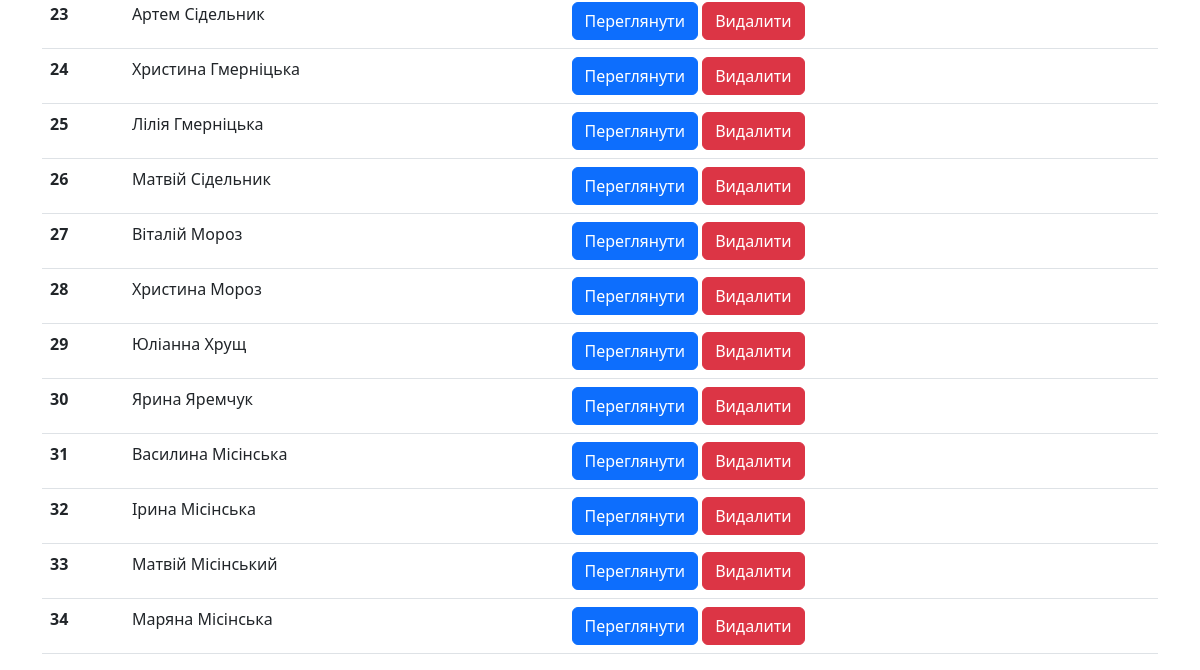
The app's page / (lower part), older data.
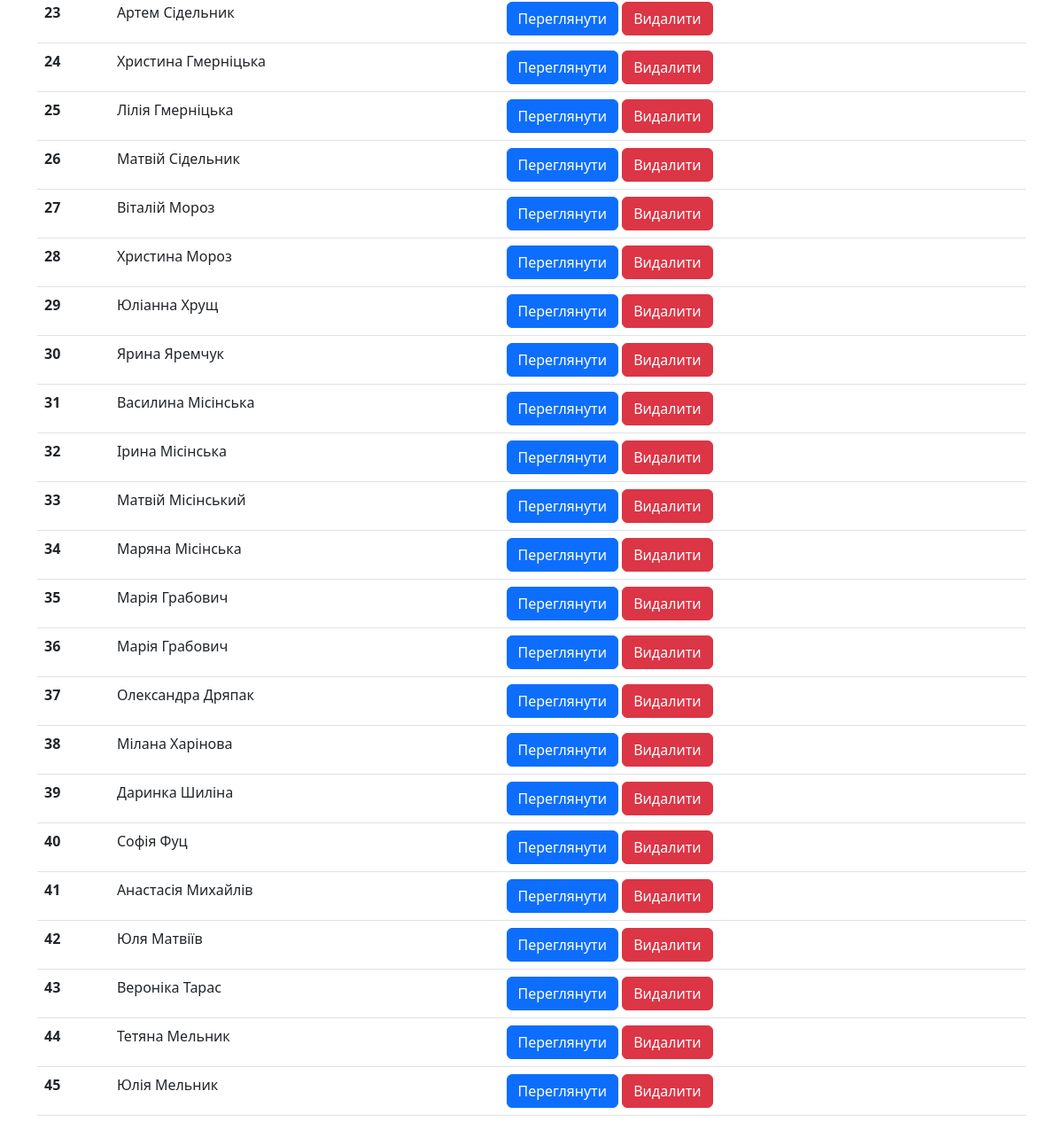
The same page, newer data.
### recorder/models.py (models this page shows, shortened)
class Child(models.Model):
	first_name = models.CharField(max_length=200)
	last_name = models.CharField(max_length=200)
	village = models.CharField(max_length=200)
	ended_class = models.CharField(max_length=200)
	parent_name = models.CharField(max_length=200)
	parent_phone_number = models.CharField(max_length=200)
	health_problems = models.CharField(max_length=1500)

### recorder/views.py (the view)
# urls.py: path('', views.index, name='index'),
def index(request):
	users = Child.objects.all()
	context = {
		"users": users
	}
	return render(request, "recorder/index.html", context=context)

### recorder/templates/recorder/index.html (shortened to what this page needs)
{% extends "base.html" %}
{% block content %}
	<br>
	<table class="table">
	  <tbody>
			{% for user in users %}
			<tr>
			  <th scope="row">{{ user.id }}</th>
			  <td>{{ user.first_name }} {{ user.last_name }}</td>
			  <td>
			  	<a href="{% url 'child' user.id %}"><button type="button" class="btn btn-primary">Переглянути</button></a>
				<a href="{% url 'delete_child' user.id %}"><button type="button" class="btn btn-danger">Видалити</button></a>
			  </td>
			</tr>
			{% endfor %}
	  </tbody>
	</table>
{% endblock %}

### recorder/templates/base.html (shortened to what this page needs)
<!DOCTYPE html>
<html lang="en">
<head>
	<link href="https://cdn.jsdelivr.net/npm/bootstrap@5.2.0-beta1/dist/css/bootstrap.min.css" rel="stylesheet">
</head>
<body>
	<div class="container">
		{% block content %}{% endblock %}
	</div>
</body>

Row changes from the older to the newer data that the page shows:
added Child: id "35", first_name "Марія", last_name "Грабович"
added Child: id "36", first_name "Марія", last_name "Грабович"
added Child: id "37", first_name "Олександра", last_name "Дряпак"
added Child: id "38", first_name "Мілана", last_name "Харінова"
added Child: id "39", first_name "Даринка", last_name "Шиліна"
added Child: id "40", first_name "Софія", last_name "Фуц"
added Child: id "41", first_name "Анастасія", last_name "Михайлів"
added Child: id "42", first_name "Юля", last_name "Матвіїв"
added Child: id "43", first_name "Вероніка", last_name "Тарас"
added Child: id "44", first_name "Тетяна", last_name "Мельник"
added Child: id "45", first_name "Юлія", last_name "Мельник"
